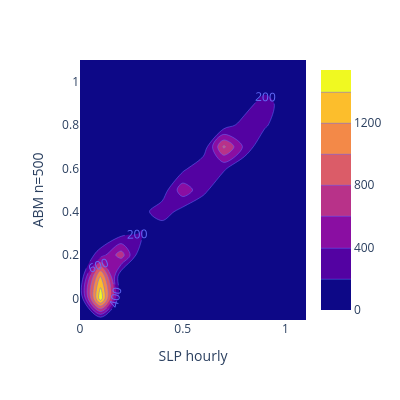

Here is the notebook cell this chart was saved with:
### Code cell
fig = px.density_contour(plot_frame, x="SLP hourly", y="ABM n=500", width=400, height=400)
fig.update_traces(contours_coloring="fill", contours_showlabels = True)

### Figure 1 — Plotly figure (JSON) as saved in the notebook; plotly's stock layout.template omitted (floating-point values rounded to 4 significant figures; data arrays with more than 128 entries replaced by an {"elided": "..."} marker saying what was removed)
{"data": [{"contours": {"coloring": "fill", "showlabels": true}, "hovertemplate": "SLP hourly=%{x}<br>ABM n=500=%{y}<br>count=%{z}<extra></extra>", "legendgroup": "", "line": {"color": "#636efa"}, "name": "", "showlegend": false, "type": "histogram2dcontour", "x": {"elided": "8760 float values"}, "xaxis": "x", "xbingroup": "x", "y": {"elided": "8760 float values"}, "yaxis": "y", "ybingroup": "y"}], "layout": {"height": 400, "legend": {"tracegroupgap": 0}, "margin": {"t": 60}, "width": 400, "xaxis": {"anchor": "y", "domain": [0, 1], "title": {"text": "SLP hourly"}}, "yaxis": {"anchor": "x", "domain": [0, 1], "title": {"text": "ABM n=500"}}}}
